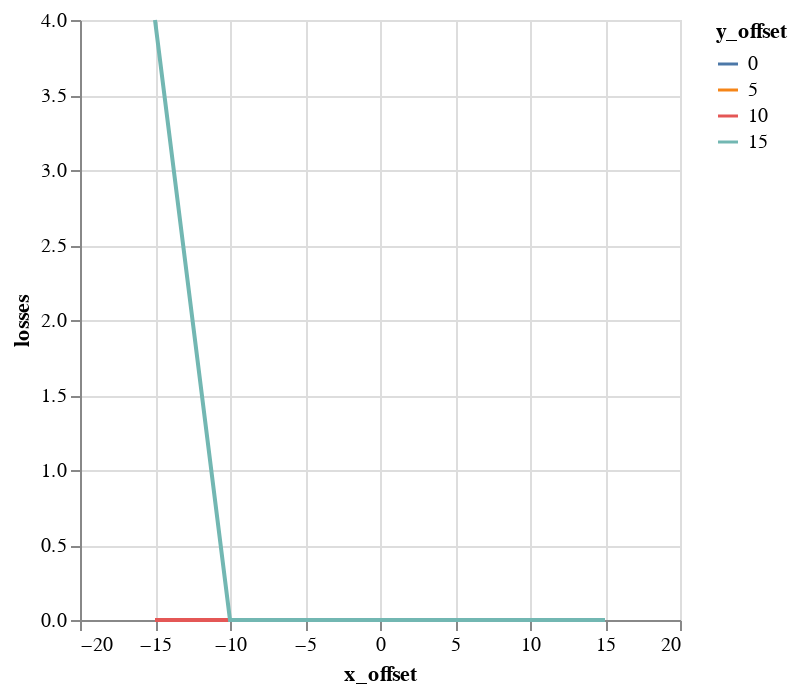

Notebook source saved alongside this figure:
### Code cell
alt.Chart(emit_df).mark_line().encode(
    color='y_offset:N',
    x='x_offset',
    y='losses',
)

### Figure 1 — Vega-Lite specification as saved in the notebook (floating-point values rounded to 4 significant figures)
{"$schema": "https://vega.github.io/schema/vega-lite/v1.2.1.json", "data": {"values": [{"losses": 0, "relbeta": 0.002306, "sourceID": 16777222, "sourceName": "x_-15_y_0", "x_emittance": 1.819, "x_emittance_rel": 1.122, "x_norm_emittance": 0.004194, "x_offset": -15, "y_emittance": 1.817, "y_emittance_rel": 1.156, "y_norm_emittance": 0.004192, "y_offset": 0}, {"losses": 0, "relbeta": 0.002306, "sourceID": 16777229, "sourceName": "x_-15_y_5", "x_emittance": 2.288, "x_emittance_rel": 1.436, "x_norm_emittance": 0.005278, "x_offset": -15, "y_emittance": 2.232, "y_emittance_rel": 1.401, "y_norm_emittance": 0.005148, "y_offset": 5}, {"losses": 0, "relbeta": 0.002306, "sourceID": 16777236, "sourceName": "x_-15_y_10", "x_emittance": 3.896, "x_emittance_rel": 2.409, "x_norm_emittance": 0.008986, "x_offset": -15, "y_emittance": 4.428, "y_emittance_rel": 2.773, "y_norm_emittance": 0.01021, "y_offset": 10}, {"losses": 4, "relbeta": 0.002306, "sourceID": 16777243, "sourceName": "x_-15_y_15", "x_emittance": 6.6, "x_emittance_rel": 3.949, "x_norm_emittance": 0.01522, "x_offset": -15, "y_emittance": 7.545, "y_emittance_rel": 4.54, "y_norm_emittance": 0.0174, "y_offset": 15}, {"losses": 0, "relbeta": 0.002306, "sourceID": 16777220, "sourceName": "x_-10_y_0", "x_emittance": 1.599, "x_emittance_rel": 1.004, "x_norm_emittance": 0.003687, "x_offset": -10, "y_emittance": 1.624, "y_emittance_rel": 1.046, "y_norm_emittance": 0.003745, "y_offset": 0}, {"losses": 0, "relbeta": 0.002306, "sourceID": 16777227, "sourceName": "x_-10_y_5", "x_emittance": 1.692, "x_emittance_rel": 1.049, "x_norm_emittance": 0.003903, "x_offset": -10, "y_emittance": 1.847, "y_emittance_rel": 1.169, "y_norm_emittance": 0.004259, "y_offset": 5}, {"losses": 0, "relbeta": 0.002306, "sourceID": 16777234, "sourceName": "x_-10_y_10", "x_emittance": 1.931, "x_emittance_rel": 1.299, "x_norm_emittance": 0.004453, "x_offset": -10, "y_emittance": 2.866, "y_emittance_rel": 1.721, "y_norm_emittance": 0.00661, "y_offset": 10}, {"losses": 0, "relbeta": 0.002306, "sourceID": 16777241, "sourceName": "x_-10_y_15", "x_emittance": 3.152, "x_emittance_rel": 2.174, "x_norm_emittance": 0.007269, "x_offset": -10, "y_emittance": 5.381, "y_emittance_rel": 3.292, "y_norm_emittance": 0.01241, "y_offset": 15}, {"losses": 0, "relbeta": 0.002306, "sourceID": 16777218, "sourceName": "x_-5_y_0", "x_emittance": 1.679, "x_emittance_rel": 1.002, "x_norm_emittance": 0.003872, "x_offset": -5, "y_emittance": 1.728, "y_emittance_rel": 1.006, "y_norm_emittance": 0.003985, "y_offset": 0}, {"losses": 0, "relbeta": 0.002306, "sourceID": 16777225, "sourceName": "x_-5_y_5", "x_emittance": 1.54, "x_emittance_rel": 1.011, "x_norm_emittance": 0.003552, "x_offset": -5, "y_emittance": 1.789, "y_emittance_rel": 1.101, "y_norm_emittance": 0.004126, "y_offset": 5}, {"losses": 0, "relbeta": 0.002306, "sourceID": 16777232, "sourceName": "x_-5_y_10", "x_emittance": 1.566, "x_emittance_rel": 1.036, "x_norm_emittance": 0.003612, "x_offset": -5, "y_emittance": 2.403, "y_emittance_rel": 1.555, "y_norm_emittance": 0.005542, "y_offset": 10}, {"losses": 0, "relbeta": 0.002306, "sourceID": 16777239, "sourceName": "x_-5_y_15", "x_emittance": 2.03, "x_emittance_rel": 1.2, "x_norm_emittance": 0.004683, "x_offset": -5, "y_emittance": 3.651, "y_emittance_rel": 2.426, "y_norm_emittance": 0.00842, "y_offset": 15}, {"losses": 0, "relbeta": 0.002306, "sourceID": 16777216, "sourceName": "x_0_y_0", "x_emittance": 1.547, "x_emittance_rel": 1.005, "x_norm_emittance": 0.003568, "x_offset": 0, "y_emittance": 1.548, "y_emittance_rel": 1.007, "y_norm_emittance": 0.003569, "y_offset": 0}, {"losses": 0, "relbeta": 0.002306, "sourceID": 16777223, "sourceName": "x_0_y_5", "x_emittance": 1.563, "x_emittance_rel": 1.015, "x_norm_emittance": 0.003606, "x_offset": 0, "y_emittance": 1.694, "y_emittance_rel": 1.104, "y_norm_emittance": 0.003907, "y_offset": 5}, {"losses": 0, "relbeta": 0.002306, "sourceID": 16777230, "sourceName": "x_0_y_10", "x_emittance": 1.459, "x_emittance_rel": 1.04, "x_norm_emittance": 0.003366, "x_offset": 0, "y_emittance": 2.267, "y_emittance_rel": 1.536, "y_norm_emittance": 0.005228, "y_offset": 10}, {"losses": 0, "relbeta": 0.002306, "sourceID": 16777237, "sourceName": "x_0_y_15", "x_emittance": 1.838, "x_emittance_rel": 1.04, "x_norm_emittance": 0.00424, "x_offset": 0, "y_emittance": 3.913, "y_emittance_rel": 2.427, "y_norm_emittance": 0.009024, "y_offset": 15}, {"losses": 0, "relbeta": 0.002306, "sourceID": 16777217, "sourceName": "x_5_y_0", "x_emittance": 1.556, "x_emittance_rel": 1.004, "x_norm_emittance": 0.003589, "x_offset": 5, "y_emittance": 1.677, "y_emittance_rel": 1.001, "y_norm_emittance": 0.003867, "y_offset": 0}, {"losses": 0, "relbeta": 0.002306, "sourceID": 16777224, "sourceName": "x_5_y_5", "x_emittance": 1.661, "x_emittance_rel": 1.036, "x_norm_emittance": 0.00383, "x_offset": 5, "y_emittance": 1.747, "y_emittance_rel": 1.186, "y_norm_emittance": 0.00403, "y_offset": 5}, {"losses": 0, "relbeta": 0.002306, "sourceID": 16777231, "sourceName": "x_5_y_10", "x_emittance": 1.606, "x_emittance_rel": 1.098, "x_norm_emittance": 0.003705, "x_offset": 5, "y_emittance": 2.347, "y_emittance_rel": 1.473, "y_norm_emittance": 0.005414, "y_offset": 10}, {"losses": 0, "relbeta": 0.002306, "sourceID": 16777238, "sourceName": "x_5_y_15", "x_emittance": 2.031, "x_emittance_rel": 1.271, "x_norm_emittance": 0.004684, "x_offset": 5, "y_emittance": 4.14, "y_emittance_rel": 2.63, "y_norm_emittance": 0.009549, "y_offset": 15}, {"losses": 0, "relbeta": 0.002306, "sourceID": 16777219, "sourceName": "x_10_y_0", "x_emittance": 1.554, "x_emittance_rel": 1.023, "x_norm_emittance": 0.003585, "x_offset": 10, "y_emittance": 1.625, "y_emittance_rel": 1.016, "y_norm_emittance": 0.003747, "y_offset": 0}, {"losses": 0, "relbeta": 0.002306, "sourceID": 16777226, "sourceName": "x_10_y_5", "x_emittance": 1.573, "x_emittance_rel": 1.087, "x_norm_emittance": 0.003627, "x_offset": 10, "y_emittance": 1.755, "y_emittance_rel": 1.165, "y_norm_emittance": 0.004048, "y_offset": 5}, {"losses": 0, "relbeta": 0.002306, "sourceID": 16777233, "sourceName": "x_10_y_10", "x_emittance": 2.082, "x_emittance_rel": 1.194, "x_norm_emittance": 0.004801, "x_offset": 10, "y_emittance": 2.898, "y_emittance_rel": 1.797, "y_norm_emittance": 0.006684, "y_offset": 10}, {"losses": 0, "relbeta": 0.002306, "sourceID": 16777240, "sourceName": "x_10_y_15", "x_emittance": 2.497, "x_emittance_rel": 1.588, "x_norm_emittance": 0.00576, "x_offset": 10, "y_emittance": 3.9, "y_emittance_rel": 2.581, "y_norm_emittance": 0.008996, "y_offset": 15}, {"losses": 0, "relbeta": 0.002306, "sourceID": 16777221, "sourceName": "x_15_y_0", "x_emittance": 1.583, "x_emittance_rel": 1.056, "x_norm_emittance": 0.003651, "x_offset": 15, "y_emittance": 1.609, "y_emittance_rel": 1.02, "y_norm_emittance": 0.003711, "y_offset": 0}, {"losses": 0, "relbeta": 0.002306, "sourceID": 16777228, "sourceName": "x_15_y_5", "x_emittance": 1.843, "x_emittance_rel": 1.172, "x_norm_emittance": 0.00425, "x_offset": 15, "y_emittance": 1.892, "y_emittance_rel": 1.274, "y_norm_emittance": 0.004364, "y_offset": 5}, {"losses": 0, "relbeta": 0.002306, "sourceID": 16777235, "sourceName": "x_15_y_10", "x_emittance": 2.62, "x_emittance_rel": 1.614, "x_norm_emittance": 0.006042, "x_offset": 15, "y_emittance": 3.18, "y_emittance_rel": 1.968, "y_norm_emittance": 0.007335, "y_offset": 10}, {"losses": 0, "relbeta": 0.002307, "sourceID": 16777242, "sourceName": "x_15_y_15", "x_emittance": 3.697, "x_emittance_rel": 2.441, "x_norm_emittance": 0.008528, "x_offset": 15, "y_emittance": 5.44, "y_emittance_rel": 3.427, "y_norm_emittance": 0.01255, "y_offset": 15}]}, "encoding": {"color": {"field": "y_offset", "type": "nominal"}, "x": {"field": "x_offset", "type": "quantitative"}, "y": {"field": "losses", "type": "quantitative"}}, "mark": "line"}
